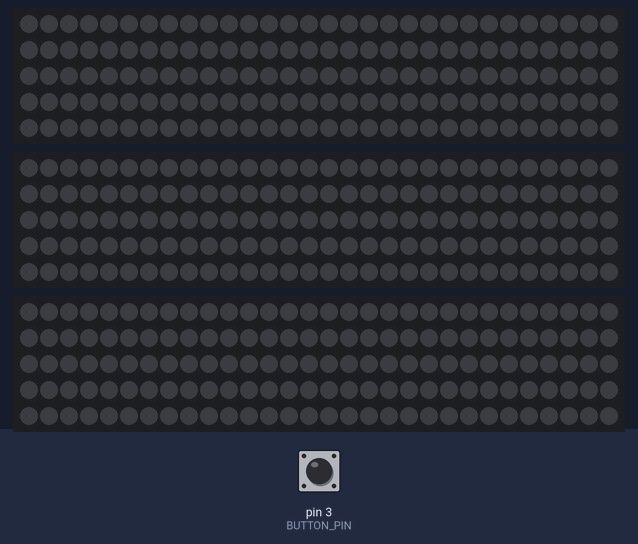
Bench run of a sketch on a simulated Arduino Uno, built with avr-gcc and run on an emulated ATmega328P. On the bench: 3 × 150 RGB LEDs in strip order, left to right, continuing on the next row. The test bench sets the inputs (shaded band); at power-on: pin 3 (BUTTON_PIN) HIGH. Dim RGB values are drawn brighter than linear.

Above: at 1.2 s.
1.3 s: pin 3 (BUTTON_PIN) pulled LOW for 3.2 s
At 5.0 s:
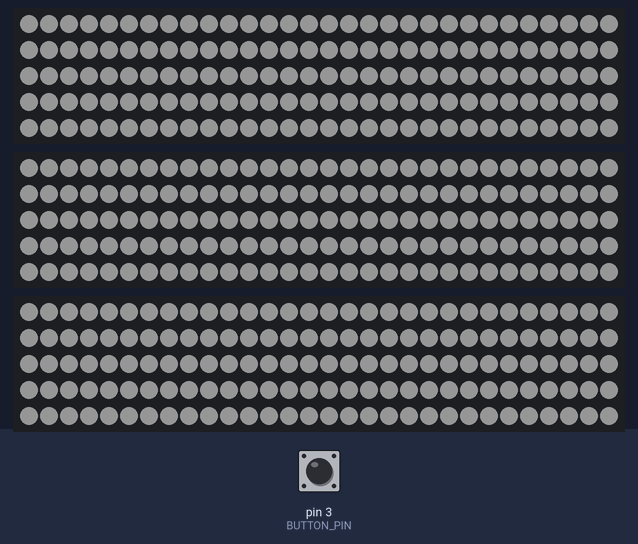
6.0 s: pin 3 (BUTTON_PIN) pulled LOW for 0.15 s
6.7 s: pin 3 (BUTTON_PIN) pulled LOW for 1 s
8.3 s: pin 3 (BUTTON_PIN) pulled LOW for 1 s
At 11.3 s:
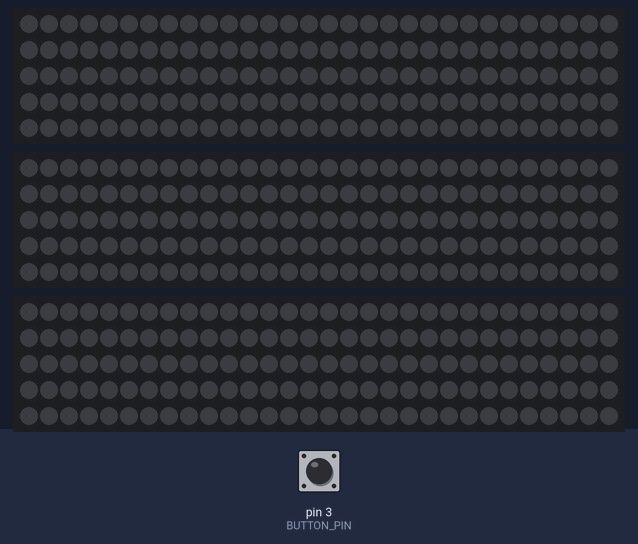
Timing chart, 0 to 12.5 s (numbered marks = the images above; inputs shaded):
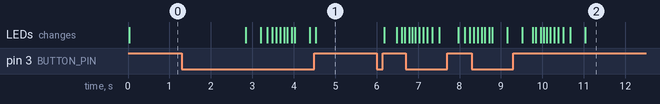

The sketch:

led_strip.ino
```cpp
/*

Код для ардуино, управляющей светодиодным светильником
По короткому нажатию кнопки включает и выключает питание, длинное нажатие плавно изменяет яркость
Первое длинное нажатие увеличивает яркость, дальше уменьшают/увеличивают через одно
Значение яркости сохраняется в памяти, так что при следующем включении настроенный уровень яркости сохранится

*/
#include <FastLED.h>
#include <avr/wdt.h>

#define NUM_STRIPS 3
#define NUM_LEDS_PER_STRIP 150

// устанавливаем таймер watchdog timeout
#define WDTO_DEFAULT WDTO_4S

// пин с кнопкой, подтянут вниз
#define BUTTON_PIN 3

#define DECREASE 0
#define INCREASE 1
#define OFF 0
#define ON 1
#define FALSE 0
#define TRUE 1

// инвертируем значение уровня яркости, чтобы получить требуемый уровень ШИМ
#define BR_LEVEL_TO_PWM(level) ( 255 - level )

CRGB leds[NUM_STRIPS][NUM_LEDS_PER_STRIP];

//const int STRIP_PIN[3] = {10, 11, 12};

// Граничные значения яркости
const unsigned char minBrightnessLevel = 0;
const unsigned char maxBrightnessLevel = 255;

// Делей между сменой состояния на входе BUTTON_PIN и принятием решения о смене состояния кнопки
const unsigned long int stateChangeDelay = 5;
// Время короткого (для включения) и длинного (для изменения яркости) нажатия
const unsigned long int shortPressTime = 80;
const unsigned long int longPressTime = 1500;
// Задержка между тиками при изменении яркости
// весь диапазон пройдёт за (maxBrightnessLevel-minBrightnessLevel)*brightnessChangeTickTime мс
const unsigned long int brightnessChangeTickTime = 5;
// Задержка между изменением уставки яркости
const unsigned long int brightnessSetTickTime = 20;

// если 1, то сигнал на входе не соответствует логическому состоянию кнопки
volatile boolean difference = FALSE;
// момент последнего прерывания
volatile unsigned long int edgeTime = 0;
// логическое состояние кнопки
boolean buttonState = OFF;

// Флаги необработанного нажатия и отпускания
boolean pressedFlag = OFF;
boolean releasedFlag = OFF;

// Следующее действие по изменению яркости
boolean brightnessAction = INCREASE;

// момент последнего тика изменения уставки яркости
unsigned long int lastTickTime = 0;
// момент последнего тика изменения ШИМ
unsigned long int lastStepTime = 0;
// моменты логического нажатия и отпускания кнопки
unsigned long int pressTime = 0;
unsigned long int releaseTime = 0;

// уровень яркости, в который светильник включится первый раз
unsigned char savedLedBrightness = minBrightnessLevel + 1;

// состояние светодиода
boolean ledState = OFF;
// текущая яркость
unsigned char ledBrightness = minBrightnessLevel;
unsigned char outputLevel = minBrightnessLevel;

void setup() {
    wdt_reset();
    pinMode(BUTTON_PIN, INPUT_PULLUP);
    FastLED.addLeds<NEOPIXEL, 4>(leds[0], NUM_LEDS_PER_STRIP);
    FastLED.addLeds<NEOPIXEL, 5>(leds[1], NUM_LEDS_PER_STRIP);
    FastLED.addLeds<NEOPIXEL, 6>(leds[2], NUM_LEDS_PER_STRIP);
    attachInterrupt( digitalPinToInterrupt( BUTTON_PIN ), button_edge_detected, CHANGE);
    wdt_enable(WDTO_DEFAULT);
}

void loop() {

    wdt_reset();

    // управление светильником
    if ( millis() - lastStepTime >= brightnessChangeTickTime ) {
        lastStepTime = millis();
        if ( outputLevel < ledBrightness ) {
            outputLevel++;
        } else if ( outputLevel > ledBrightness ) {
            outputLevel--;
        }
        for (int i=0;i<NUM_STRIPS;i++) {
          for (int j=0;j<NUM_LEDS_PER_STRIP;j++) {
            leds[i][j].setHSV(0, 0, outputLevel);
          }
        }
        FastLED.show();
    }

    // устранение шума от контакта кнопки
    if ( difference == TRUE ) {
        if ( ( millis() - edgeTime ) >= stateChangeDelay ) {
            buttonState = !buttonState;
            difference = FALSE;
            if ( buttonState ) {
                pressTime = millis();
                pressedFlag = ON;
                releasedFlag = OFF;
            } else {
                releaseTime = millis();
                pressedFlag = OFF;
                releasedFlag = ON;
            }
        }
    }

    // изменения яркости, если кнопка нажата долго, и прошло достаточно времени с прошлого тика
    // то яркость изменится на +-1 в зависимости от запланированного действия
    if ( pressedFlag == ON ) {
        if ( ( millis() - pressTime ) >= longPressTime ) {
            if ( ledState == OFF ) {
                ledState = ON;
                ledBrightness = savedLedBrightness;
            }
            if ( ( millis() - lastTickTime ) >= brightnessSetTickTime ) {
                if ( brightnessAction == INCREASE) {
                    if ( ledBrightness < maxBrightnessLevel ) ledBrightness++;
                } else {
                    if ( ledBrightness > minBrightnessLevel+1 ) ledBrightness--;
                }
                lastTickTime = millis();
            }
        }
    }

    // обработка отпускания кнопки
    if ( releasedFlag == ON ) {
        if ( ( releaseTime - pressTime ) >= shortPressTime ) {
            // если кнопка была нажата дольше чем время короткого нажатия,
            // и отжата раньше начала настройки яркости, то поменяется состояние светильника
            if ( ( releaseTime - pressTime ) < longPressTime ) {
                // если светильник выключился, то сохраним значение последней яркости и потушим свет
                // если светильник включился, то восстановим сохранённое значение яркости
                if ( ledState == ON ) {
                    ledState = OFF;
                    savedLedBrightness = ledBrightness;
                    ledBrightness = minBrightnessLevel;
                } else {
                    ledState = ON;
                    ledBrightness = savedLedBrightness;
                }
            } else {
                // если кнопка была нажата дольше чем время короткого нажатия,
                // и отжата позже начала настройки яркости, то поменяется запланированное действие по изменению яркости
                brightnessAction = !brightnessAction;
            }
        }
        releasedFlag = OFF;
    }

}

// обработка еджа на входе
void button_edge_detected() {

    if ( buttonState != digitalRead( BUTTON_PIN ) ) {
        difference = FALSE;
    } else {
        difference = TRUE;
    }

    edgeTime = millis();

}
```

Measured:
- after the input at 1.3 s, the LEDs: first change after 1.5 s (image 1 shows a later state)
